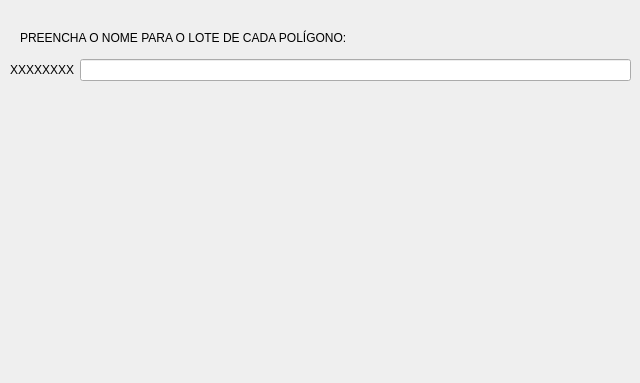
<?xml version="1.0" encoding="UTF-8"?>
<ui version="4.0">
 <class>Form</class>
 <widget class="QWidget" name="Form">
  <property name="geometry">
   <rect>
    <x>0</x>
    <y>0</y>
    <width>640</width>
    <height>383</height>
   </rect>
  </property>
  <property name="sizePolicy">
   <sizepolicy hsizetype="Preferred" vsizetype="Preferred">
    <horstretch>0</horstretch>
    <verstretch>23</verstretch>
   </sizepolicy>
  </property>
  <property name="windowTitle">
   <string>Form</string>
  </property>
  <widget class="QLabel" name="label">
   <property name="geometry">
    <rect>
     <x>20</x>
     <y>30</y>
     <width>531</width>
     <height>16</height>
    </rect>
   </property>
   <property name="text">
    <string>PREENCHA O NOME PARA O LOTE DE CADA POLÍGONO:</string>
   </property>
  </widget>
  <widget class="QWidget" name="formLayoutWidget">
   <property name="geometry">
    <rect>
     <x>10</x>
     <y>59</y>
     <width>621</width>
     <height>301</height>
    </rect>
   </property>
   <layout class="QFormLayout" name="formLayout">
    <property name="sizeConstraint">
     <enum>QLayout::SetDefaultConstraint</enum>
    </property>
    <item row="0" column="0">
     <widget class="QLabel" name="label_2">
      <property name="text">
       <string>XXXXXXXX</string>
      </property>
     </widget>
    </item>
    <item row="0" column="1">
     <widget class="QLineEdit" name="lineEdit"/>
    </item>
   </layout>
  </widget>
 </widget>
 <resources/>
 <connections/>
</ui>
